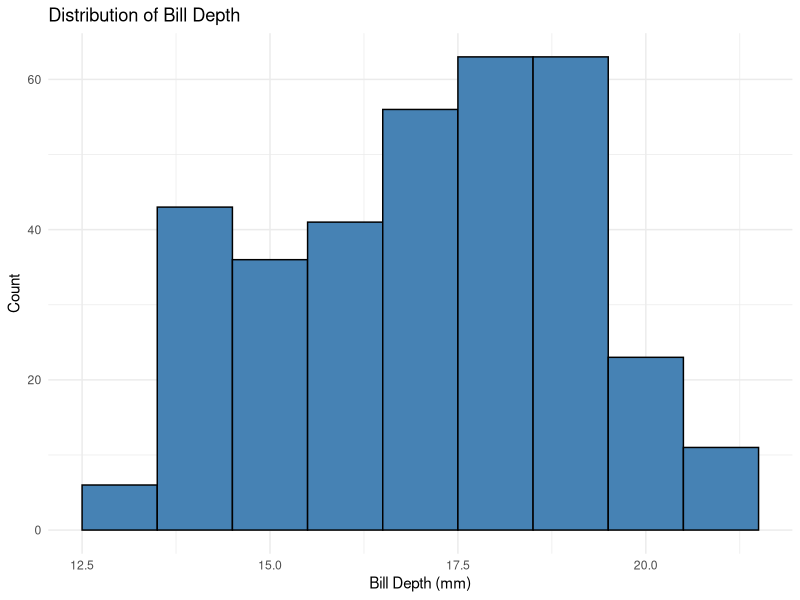
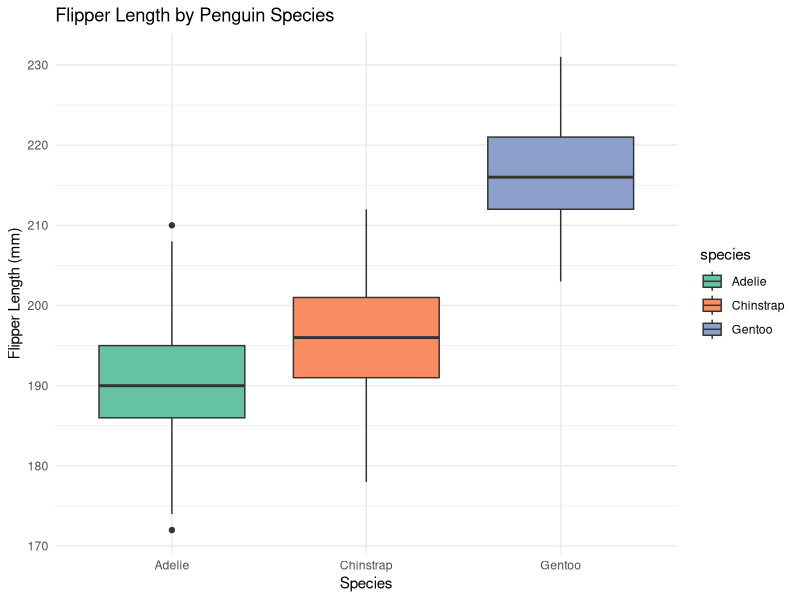
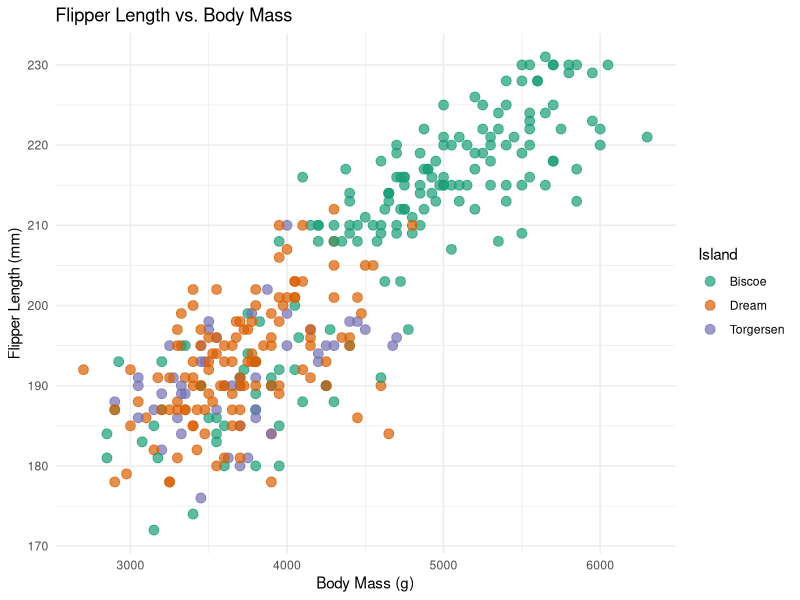

The R source for these figures, in order:
library(palmerpenguins)
library(ggplot2)

# Edit code to match figures -------------------------------------------------
# At the end of the guided notes for the second video you'll find three figures.
# Edit the following code so the outputs match the figures in the notes.

ggplot(penguins, aes(x = bill_depth_mm)) +
  geom_histogram(binwidth = 1, fill = "steelblue", color = "black") +
  labs(title = "Distribution of Bill Depth", x = "Bill Depth (mm)", y = "Count") +
  theme_minimal()


ggplot(penguins, aes(x = species, y = flipper_length_mm, fill = species)) +
  geom_boxplot() +
  labs(title = "Flipper Length by Penguin Species", x = "Species", y = "Flipper Length (mm)") +
  theme_minimal() +
  scale_fill_brewer(palette = "Set2")

ggplot(penguins, aes(x = body_mass_g, y = flipper_length_mm, color = island)) +
  geom_point(alpha = 0.7, size = 3) +
  labs(title = "Flipper Length vs. Body Mass", x = "Body Mass (g)", y = "Flipper Length (mm)", color = "Island") +
  theme_minimal() +
  scale_color_brewer(palette = "Dark2")

